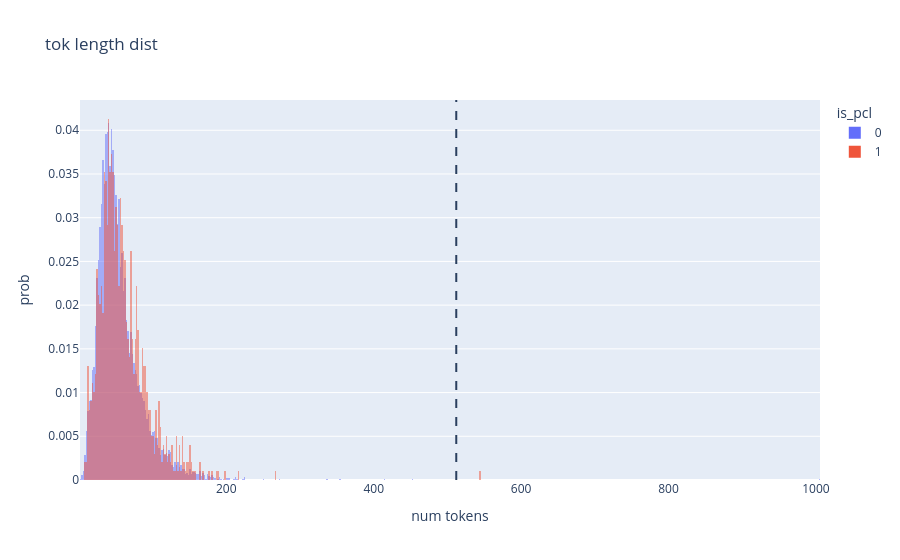

Write notebook code for a chart like this one.
### Markdown cell above
## Token-length distribution:

### Code cell
def batched(iterable, batch_size):
    for i in range(0, len(iterable), batch_size):
        yield iterable[i:i+batch_size]

def compute_token_lengths(texts, batch_size=256):
    lengths = []
    texts = texts
    for batch in batched(texts, batch_size):
        enc = tokenizer(
            batch,
            add_special_tokens=True,
            truncation=False,
            padding=False,
            return_length=True,
            return_attention_mask=False,
            return_token_type_ids=False,
        )
        lengths.extend(enc['length'])
    return np.array(lengths, dtype=np.int32)

texts = dpm_plc_df['text'].fillna('').astype(str).tolist()
lengths = compute_token_lengths(texts)
dpm_plc_df['n_tokens_roberta'] = lengths

ps = [0.01, 0.05, 0.10, 0.25, 0.50, 0.75, 0.90, 0.95, 0.99]
print(dpm_plc_df['n_tokens_roberta'].describe(ps))

fig = px.histogram(
    dpm_plc_df,
    x='n_tokens_roberta',
    color='is_pcl',
    nbins=1000,
    barmode='overlay',
    title='tok length dist',
    histnorm='probability'
)
fig.add_vline(
    x=MODEL_MAX_LEN,
    line_width=2,
    line_dash='dash',
)
fig.update_layout(xaxis_title='num tokens', yaxis_title='prob')
fig.show()

def truncation_table(lengths, trunc_lengths):
    rows = []
    for m in trunc_lengths:
        trunc_rate = float(np.mean(lengths > m))
        kept_frac = float(np.mean(np.minimum(lengths, m) / lengths))
        rows.append({'max_length': m, 'pct_truncated': 100*trunc_rate, 'avg_fraction_tokens_kept': kept_frac})
    return pd.DataFrame(rows)

trunc_df = truncation_table(lengths, trunc_lengths=[64, 96, 128, 192, 256, 384, MODEL_MAX_LEN])
trunc_df

### Figure 1 — Plotly figure (JSON) as saved in the notebook; plotly's stock layout.template omitted (floating-point values rounded to 4 significant figures; data arrays with more than 128 entries replaced by an {"elided": "..."} marker saying what was removed)
{"data": [{"bingroup": "x", "histnorm": "probability", "hovertemplate": "is_pcl=0<br>n_tokens_roberta=%{x}<br>probability=%{y}<extra></extra>", "legendgroup": "0", "marker": {"color": "#636efa", "opacity": 0.5, "pattern": {"shape": ""}}, "name": "0", "nbinsx": 1000, "orientation": "v", "showlegend": true, "type": "histogram", "x": {"elided": "9474 int values"}, "xaxis": "x", "yaxis": "y"}, {"bingroup": "x", "histnorm": "probability", "hovertemplate": "is_pcl=1<br>n_tokens_roberta=%{x}<br>probability=%{y}<extra></extra>", "legendgroup": "1", "marker": {"color": "#EF553B", "opacity": 0.5, "pattern": {"shape": ""}}, "name": "1", "nbinsx": 1000, "orientation": "v", "showlegend": true, "type": "histogram", "x": {"elided": "993 int values"}, "xaxis": "x", "yaxis": "y"}], "layout": {"barmode": "overlay", "legend": {"title": {"text": "is_pcl"}, "tracegroupgap": 0}, "shapes": [{"line": {"dash": "dash", "width": 2}, "type": "line", "x0": 512, "x1": 512, "xref": "x", "y0": 0, "y1": 1, "yref": "y domain"}], "title": {"text": "tok length dist"}, "xaxis": {"anchor": "y", "domain": [0, 1], "title": {"text": "num tokens"}}, "yaxis": {"anchor": "x", "domain": [0, 1], "title": {"text": "prob"}}}}
